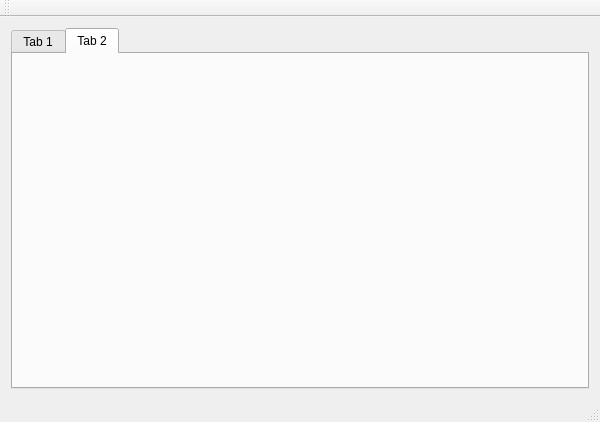
<?xml version="1.0" encoding="UTF-8"?>
<ui version="4.0">
 <class>MainWindow</class>
 <widget class="QMainWindow" name="MainWindow">
  <property name="geometry">
   <rect>
    <x>0</x>
    <y>0</y>
    <width>600</width>
    <height>422</height>
   </rect>
  </property>
  <property name="windowTitle">
   <string>MainWindow</string>
  </property>
  <widget class="QWidget" name="centralWidget">
   <layout class="QHBoxLayout" name="horizontalLayout">
    <item>
     <widget class="QTabWidget" name="tabWidgetMain">
      <property name="currentIndex">
       <number>1</number>
      </property>
      <widget class="QWidget" name="tab">
       <attribute name="title">
        <string>Tab 1</string>
       </attribute>
      </widget>
      <widget class="QWidget" name="tab_2">
       <attribute name="title">
        <string>Tab 2</string>
       </attribute>
      </widget>
     </widget>
    </item>
   </layout>
  </widget>
  <widget class="QMenuBar" name="menuBar">
   <property name="geometry">
    <rect>
     <x>0</x>
     <y>0</y>
     <width>600</width>
     <height>20</height>
    </rect>
   </property>
  </widget>
  <widget class="QToolBar" name="mainToolBar">
   <attribute name="toolBarArea">
    <enum>TopToolBarArea</enum>
   </attribute>
   <attribute name="toolBarBreak">
    <bool>false</bool>
   </attribute>
  </widget>
  <widget class="QStatusBar" name="statusBar"/>
 </widget>
 <layoutdefault spacing="6" margin="11"/>
 <resources/>
 <connections/>
</ui>
